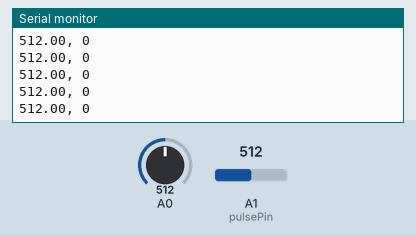
Recording of a sketch running on a simulated Arduino Uno, built with avr-gcc and run on an emulated ATmega328P. Parts: the last lines printed to the serial monitor. The inputs (shaded band) are chosen by the test bench; at power-on: A0 = 512, A1 (pulsePin) = 512.

Above: at 7.2 s.
7.3 s: A0 set to 11
At 8.2 s:
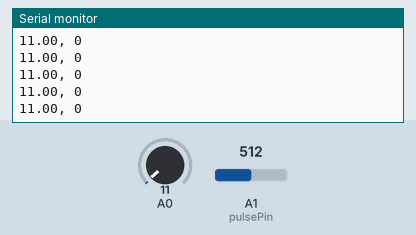
8.8 s: A0 set to 8
At 9.9 s:
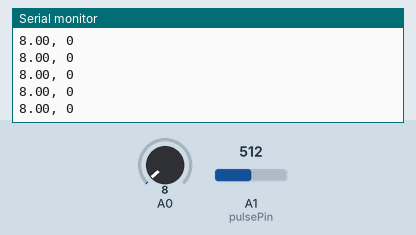
Timing chart, 0 to 11.8 s (numbered marks = the images above; inputs shaded):
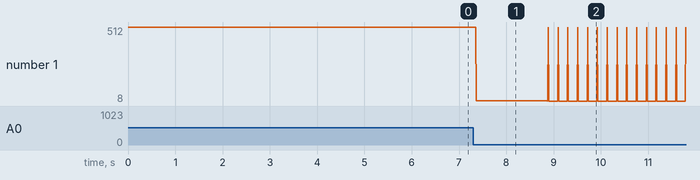

Measured:
- after the input at 7.3 s, the serial monitor: prints a new line after 0.07 s (image 1)
- after the input at 8.8 s, the serial monitor: prints a new line after 0.08 s (image 2)
- plotted number 1: 512 → 11 after the input at 7.3 s, 11 → 8 after the input at 8.8 s

The sketch:

AD8232_ECG.ino
```cpp
/*
  ECG Signal And Heart Rate Acquisition From The AD8232 ECG Module

  In this project, we connect the AD8232 ECG module to an Arduino Uno to acquire ECG and heart
  rate of the person being tested with the module.

*/

int pulsePin = 1;
int hr = 0; // Heart Rate (in BPM)
int rawECG = 0; // ECG signal

// these variables are volatile because they are used during the interrupt service routine!
volatile int BPM;                   // used to hold the pulse rate
volatile int Signal;                // holds the incoming raw data
volatile int IBI = 600;             // holds the time between beats, must be seeded!
volatile boolean Pulse = false;     // true when pulse wave is high, false when it's low
volatile boolean QS = false;        // becomes true when Arduoino finds a beat.

void setup() {
  Serial.begin(9600); // Default baud rate
  interruptSetup();
  pinMode(10, INPUT); // Setup for leads off detection LO +
  pinMode(11, INPUT); // Setup for leads off detection LO -

}

void loop() {
  if (QS == true) {
    hr = getBPM();
    QS = false;
  }
  rawECG = analogRead(A0);
  sendData(rawECG, hr);
}

int getBPM() {
  return BPM;
}

void sendData(float ecg, int hrate) { // Sends data over serial port
  Serial.print(ecg);
  Serial.print(", ");
  Serial.println(hrate);
}
```

interrupt.ino
```cpp
volatile int rate[10];                    // array to hold last ten IBI values
volatile unsigned long sampleCounter = 0; // used to determine pulse timing
volatile unsigned long lastBeatTime = 0;  // used to find IBI
volatile int P =512;                      // used to find peak in pulse wave, seeded
volatile int T = 512;                     // used to find trough in pulse wave, seeded
volatile int thresh = 512;                // used to find instant moment of heart beat, seeded
volatile int amp = 100;                   // used to hold amplitude of pulse waveform, seeded
volatile boolean firstBeat = true;        // used to seed rate array so we startup with reasonable BPM
volatile boolean secondBeat = false;      // used to seed rate array so we startup with reasonable BPM


void interruptSetup(){
  // Initializes Timer2 to throw an interrupt every 2mS.
  TCCR2A = 0x02;     // DISABLE PWM ON DIGITAL PINS 3 AND 11, AND GO INTO CTC MODE
  TCCR2B = 0x06;     // DON'T FORCE COMPARE, 256 PRESCALER
  OCR2A = 0X7C;      // SET THE TOP OF THE COUNT TO 124 FOR 500Hz SAMPLE RATE
  TIMSK2 = 0x02;     // ENABLE INTERRUPT ON MATCH BETWEEN TIMER2 AND OCR2A
  sei();             // MAKE SURE GLOBAL INTERRUPTS ARE ENABLED
}


// THIS IS THE TIMER 2 INTERRUPT SERVICE ROUTINE.
// Timer 2 makes sure that we take a reading every 2 miliseconds
ISR(TIMER2_COMPA_vect){                       // triggered when Timer2 counts to 124
  cli();                                      // disable interrupts while we do this
  Signal = analogRead(pulsePin);              // read the Pulse Sensor
  sampleCounter += 2;                         // keep track of the time in mS with this variable
  int N = sampleCounter - lastBeatTime;       // monitor the time since the last beat to avoid noise

    //  find the peak and trough of the pulse wave
  if(Signal < thresh && N > (IBI/5)*3){   // avoid dichrotic noise by waiting 3/5 of last IBI
    if (Signal < T){                      // T is the trough
      T = Signal;                         // keep track of lowest point in pulse wave
    }
  }

  if(Signal > thresh && Signal > P){       // thresh condition helps avoid noise
    P = Signal;                            // P is the peak
  }                                        // keep track of highest point in pulse wave

  //  NOW IT'S TIME TO LOOK FOR THE HEART BEAT
  // signal surges up in value every time there is a pulse
  if (N > 250){                                   // avoid high frequency noise
    if ( (Signal > thresh) && (Pulse == false) && (N > (IBI/5)*3) ){
      Pulse = true;                               // set the Pulse flag when we think there is a pulse
      IBI = sampleCounter - lastBeatTime;         // measure time between beats in mS
      lastBeatTime = sampleCounter;               // keep track of time for next pulse

      if(secondBeat){                        // if this is the second beat, if secondBeat == TRUE
        secondBeat = false;                  // clear secondBeat flag
        for(int i=0; i<=9; i++){             // seed the running total to get a realisitic BPM at startup
          rate[i] = IBI;
        }
      }

      if(firstBeat){                         // if it's the first time we found a beat, if firstBeat == TRUE
        firstBeat = false;                   // clear firstBeat flag
        secondBeat = true;                   // set the second beat flag
        sei();                               // enable interrupts again
        return;                              // IBI value is unreliable so discard it
      }


      // keep a running total of the last 10 IBI values
      word runningTotal = 0;                  // clear the runningTotal variable

      for(int i=0; i<=8; i++){                // shift data in the rate array
        rate[i] = rate[i+1];                  // and drop the oldest IBI value
        runningTotal += rate[i];              // add up the 9 oldest IBI values
      }

      rate[9] = IBI;                          // add the latest IBI to the rate array
      runningTotal += rate[9];                // add the latest IBI to runningTotal
      runningTotal /= 10;                     // average the last 10 IBI values
      BPM = 60000/runningTotal;               // how many beats can fit into a minute? that's BPM!
      QS = true;                              // set Quantified Self flag
      // QS FLAG IS NOT CLEARED INSIDE THIS ISR
    }
  }

  if (Signal < thresh && Pulse == true){   // when the values are going down, the beat is over
    //digitalWrite(blinkPin,LOW);          // turn off pin 13 LED
    Pulse = false;                         // reset the Pulse flag so we can do it again
    amp = P - T;                           // get amplitude of the pulse wave
    thresh = amp/2 + T;                    // set thresh at 50% of the amplitude
    P = thresh;                            // reset these for next time
    T = thresh;
  }

  if (N > 2500){                           // if 2.5 seconds go by without a beat
    thresh = 512;                          // set thresh default
    P = 512;                               // set P default
    T = 512;                               // set T default
    lastBeatTime = sampleCounter;          // bring the lastBeatTime up to date
    firstBeat = true;                      // set these to avoid noise
    secondBeat = false;                    // when we get the heartbeat back
  }

  sei();                                   // enable interrupts when youre done!
}// end isr
```
